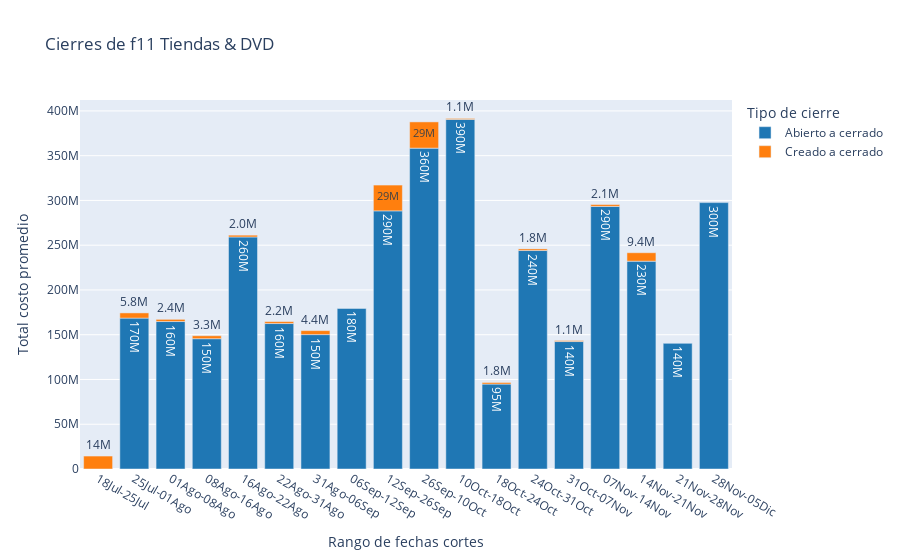

Source (notebook cell):
### Code cell
import plotly.express as px
fig = px.bar(gb_tiendas, x='rango_corte', y=dtagco['costo'], color='tipo_cierre', text=dtagco['costo'], text_auto='.2s',
            title='Cierres de f11 Tiendas & DVD', labels={'tipo_cierre':'Tipo de cierre'}, category_orders=ol, 
            color_discrete_sequence=px.colors.qualitative.D3)
fig.layout.yaxis.title.text='Total costo promedio'
fig.layout.xaxis.title.text='Rango de fechas cortes'
fig.show()
fig.write_image(f"output/{datestr}_f11_tiendas_cieres.svg",scale=1, height=500,width=500, engine='orca')

### Figure 1 — Plotly figure (JSON) as saved in the notebook; plotly's stock layout.template omitted (floating-point values rounded to 4 significant figures)
{"data": [{"alignmentgroup": "True", "hovertemplate": "Tipo de cierre=Abierto a cerrado<br>rango_corte=%{x}<br>TOTAL_COSTO=%{text}<extra></extra>", "legendgroup": "Abierto a cerrado", "marker": {"color": "#1F77B4", "pattern": {"shape": ""}}, "name": "Abierto a cerrado", "offsetgroup": "Abierto a cerrado", "orientation": "v", "showlegend": true, "text": [164700000.0, 179300000.0, 293300000.0, 145600000.0, 390500000.0, 288400000.0, 232100000.0, 259200000.0, 94860000.0, 140400000.0, 162500000.0, 244100000.0, 168500000.0, 358400000.0, 297600000.0, 150100000.0, 142400000.0], "textposition": "auto", "texttemplate": "%{y:.2s}", "type": "bar", "x": ["01Ago-08Ago", "06Sep-12Sep", "07Nov-14Nov", "08Ago-16Ago", "10Oct-18Oct", "12Sep-26Sep", "14Nov-21Nov", "16Ago-22Ago", "18Oct-24Oct", "21Nov-28Nov", "22Ago-31Ago", "24Oct-31Oct", "25Jul-01Ago", "26Sep-10Oct", "28Nov-05Dic", "31Ago-06Sep", "31Oct-07Nov"], "xaxis": "x", "y": [164700000.0, 179300000.0, 293300000.0, 145600000.0, 390500000.0, 288400000.0, 232100000.0, 259200000.0, 94860000.0, 140400000.0, 162500000.0, 244100000.0, 168500000.0, 358400000.0, 297600000.0, 150100000.0, 142400000.0], "yaxis": "y"}, {"alignmentgroup": "True", "hovertemplate": "Tipo de cierre=Creado a cerrado<br>rango_corte=%{x}<br>TOTAL_COSTO=%{text}<extra></extra>", "legendgroup": "Creado a cerrado", "marker": {"color": "#FF7F0E", "pattern": {"shape": ""}}, "name": "Creado a cerrado", "offsetgroup": "Creado a cerrado", "orientation": "v", "showlegend": true, "text": [2433000.0, 2067000.0, 3287000.0, 1078000.0, 28820000.0, 9446000.0, 2029000.0, 14460000.0, 1776000.0, 2173000.0, 1776000.0, 5820000.0, 29290000.0, 4448000.0, 1075000.0], "textposition": "auto", "texttemplate": "%{y:.2s}", "type": "bar", "x": ["01Ago-08Ago", "07Nov-14Nov", "08Ago-16Ago", "10Oct-18Oct", "12Sep-26Sep", "14Nov-21Nov", "16Ago-22Ago", "18Jul-25Jul", "18Oct-24Oct", "22Ago-31Ago", "24Oct-31Oct", "25Jul-01Ago", "26Sep-10Oct", "31Ago-06Sep", "31Oct-07Nov"], "xaxis": "x", "y": [2433000.0, 2067000.0, 3287000.0, 1078000.0, 28820000.0, 9446000.0, 2029000.0, 14460000.0, 1776000.0, 2173000.0, 1776000.0, 5820000.0, 29290000.0, 4448000.0, 1075000.0], "yaxis": "y"}], "layout": {"barmode": "relative", "legend": {"title": {"text": "Tipo de cierre"}, "tracegroupgap": 0}, "title": {"text": "Cierres de f11 Tiendas & DVD"}, "xaxis": {"anchor": "y", "categoryarray": ["31May-13Jun", "13Jun-21Jun", "21Jun-29Jun", "29Jun-05Jul", "05Jul-11Jul", "11Jul-18Jul", "18Jul-25Jul", "25Jul-01Ago", "01Ago-08Ago", "08Ago-16Ago", "16Ago-22Ago", "22Ago-31Ago", "31Ago-06Sep", "06Sep-12Sep", "12Sep-26Sep", "26Sep-10Oct", "10Oct-18Oct", "18Oct-24Oct", "24Oct-31Oct", "31Oct-07Nov", "07Nov-14Nov", "14Nov-21Nov", "21Nov-28Nov", "28Nov-05Dic"], "categoryorder": "array", "domain": [0, 1], "title": {"text": "Rango de fechas cortes"}}, "yaxis": {"anchor": "x", "domain": [0, 1], "title": {"text": "Total costo promedio"}}}}
